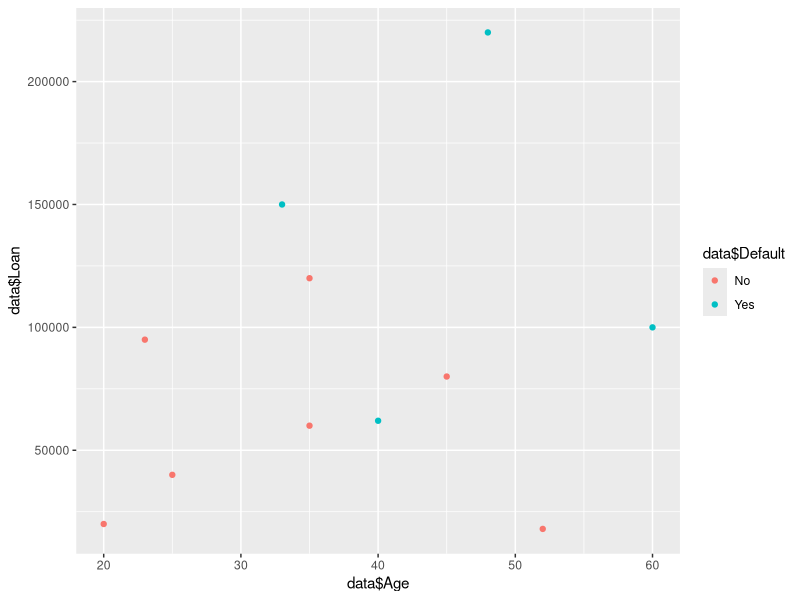

This figure's R source: (Note: this script raises an error after producing the figure.)
# Small example

#shitty code. even my son can write better. See me after the class. - Madoyan
data <- read.csv( 'KNN small example.csv' )

# Make dependent variable factor (Yes/No) instead of (1/0)
data$Default <- factor( data$Default, levels = c( 0, 1 ), labels = c( 'No', 'Yes' ) )

library( ggplot2 )
qplot( data$Age, data$Loan, colour = data$Default ) # plot the data as scatter
# red -> No   blue -> Yes


new_case <- c( 30, 130000, NA ) # create a new variable that will be inserted to the data
data <- rbind( data, new_case ) # bind variable to the data frame
rm( list = ls() )


#Diabets
diabets <- read.csv( 'Diabetes.csv' )
diabets_scaled <- as.data.frame( scale( diabets[,1:8] ) )                                      # scale the variables
diabets_scaled$class <- factor( diabets$Class, levels = c( 0, 1 ), labels = c( 'No', 'Yes' ) ) # factor the deptendent variable

library( caret )
library( caTools )
set.seed( 1997 )
trainIndex <- createDataPartition(diabets_scaled$class, p = .8, list = FALSE)
train <- diabets_scaled[trainIndex,]
test <- diabets_scaled[-trainIndex,]
getwd()

library( class )
model <- knn( train[,-9], test[,-9], train$class, k = 8 )
confusionMatrix( model, test$class, positive = 'Yes' )




library( ggplot2 )
diabets <- read.csv( 'Diabetes.csv' )
control <- trainControl( "repeatedcv", number = 10, repeats = 3 )
diabets$Class <- factor( diabets$Class, levels = c( 0, 1 ), labels = c( 'No', 'Yes' ) )

knn <- train( Class~., 
              data = diabets, 
              trcontrol = control, 
              preProcess = c( 'center', 'scale' ), 
              method = 'knn', 
              tuneLength = 20 )
plot( knn )
